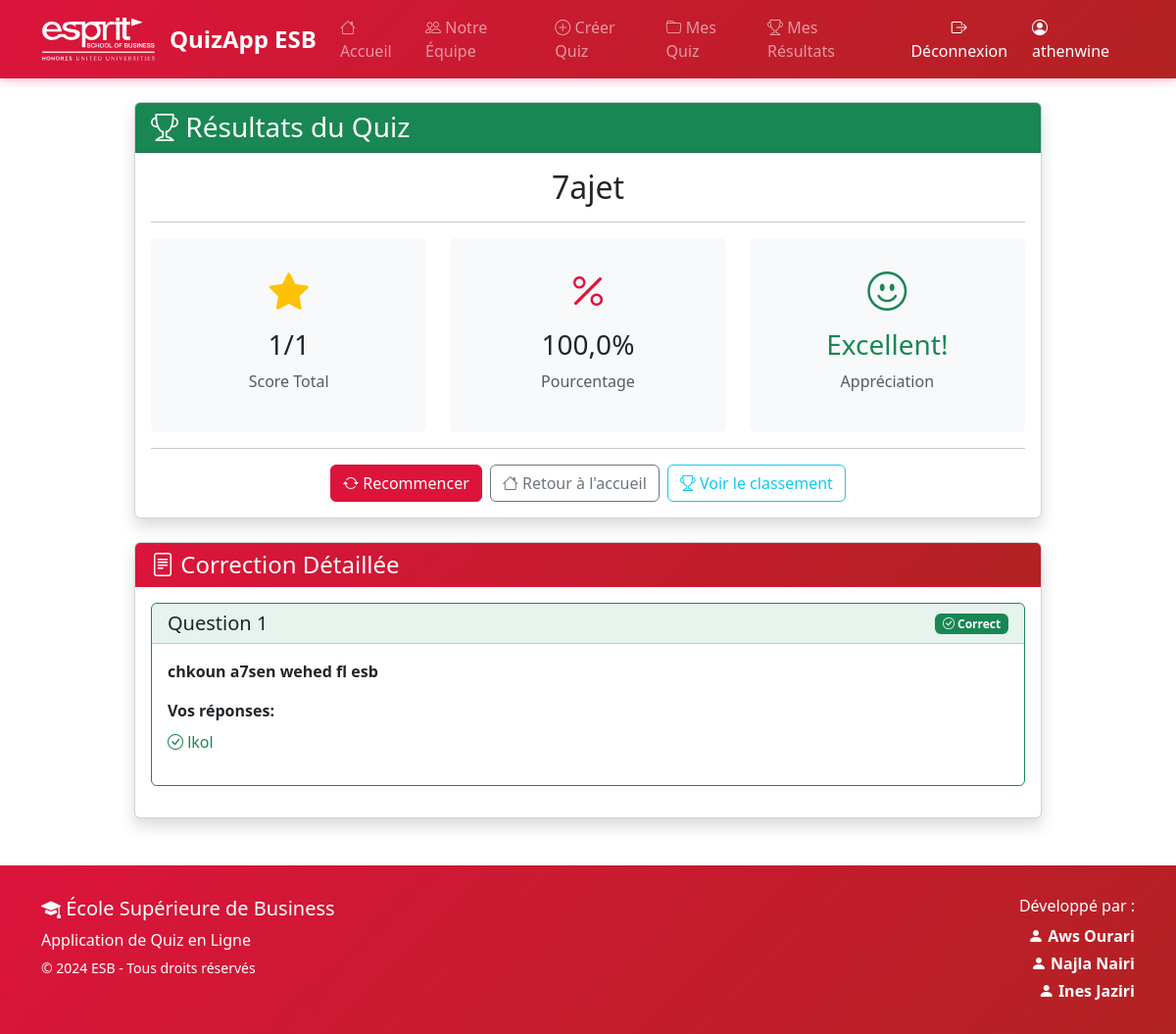
Page /attempt/2/result/ (signed in) on the committed database.
### quiz/models.py (models this page shows, shortened)
class QuizAttempt(models.Model):
    user = models.ForeignKey(User, on_delete=models.CASCADE, related_name='quiz_attempts')
    quiz = models.ForeignKey(Quiz, on_delete=models.CASCADE, related_name='attempts')
    started_at = models.DateTimeField(auto_now_add=True)
    completed_at = models.DateTimeField(null=True, blank=True)
    score = models.IntegerField(default=0)
    is_completed = models.BooleanField(default=False)
    class Meta:
        ordering = ['-started_at']
    def get_percentage(self):
        max_score = self.quiz.get_max_score()
        if max_score > 0:
            return round((self.score / max_score) * 100, 2)
        return 0

class Quiz(models.Model):
    title = models.CharField(max_length=200)
    description = models.TextField()
    created_by = models.ForeignKey(User, on_delete=models.CASCADE, related_name='created_quizzes')
    created_at = models.DateTimeField(auto_now_add=True)
    updated_at = models.DateTimeField(auto_now=True)
    is_active = models.BooleanField(default=True)
    time_limit = models.IntegerField(help_text="Time limit in minutes", null=True, blank=True)
    class Meta:
        verbose_name_plural = "Quizzes"
        ordering = ['-created_at']
    def get_max_score(self):
        return self.questions.count()

class Answer(models.Model):
    attempt = models.ForeignKey(QuizAttempt, on_delete=models.CASCADE, related_name='answers')
    question = models.ForeignKey(Question, on_delete=models.CASCADE)
    selected_choices = models.ManyToManyField(Choice, related_name='answers')
    is_correct = models.BooleanField(default=False)

class Question(models.Model):
    QUESTION_TYPES = (
        ('single', 'Single Choice'),
        ('multiple', 'Multiple Choice'),
        ('true_false', 'True/False'),
    )
    quiz = models.ForeignKey(Quiz, on_delete=models.CASCADE, related_name='questions')
    question_text = models.TextField()
    question_type = models.CharField(max_length=20, choices=QUESTION_TYPES, default='single')
    points = models.IntegerField(default=1, validators=[MinValueValidator(1)])
    order = models.IntegerField(default=0)
    class Meta:
        ordering = ['order']

class Choice(models.Model):
    question = models.ForeignKey(Question, on_delete=models.CASCADE, related_name='choices')
    choice_text = models.CharField(max_length=200)
    is_correct = models.BooleanField(default=False)

### quiz/views.py (the view)
# urls.py: path('attempt/<int:attempt_id>/result/', views.quiz_result, name='quiz_result'),
@login_required
def quiz_result(request, attempt_id):
    attempt = get_object_or_404(QuizAttempt, id=attempt_id, user=request.user, is_completed=True)
    answers = attempt.answers.all().prefetch_related('selected_choices', 'question__choices')
    context = {
        'attempt': attempt,
        'answers': answers,
        'percentage': attempt.get_percentage(),
    }
    return render(request, 'quiz/quiz_result.html', context)

### templates/quiz/quiz_result.html (shortened to what this page needs)
{% extends 'quiz/base.html' %}
{% block content %}
<div class="row justify-content-center">
    <div class="col-lg-10">
        <div class="card shadow mb-4">
            <div class="card-header bg-success text-white">
                <h3 class="mb-0">
                    <i class="bi bi-trophy"></i> Résultats du Quiz
                </h3>
            </div>
            <div class="card-body text-center">
                <h2>{{ attempt.quiz.title }}</h2>
                <hr>
                <div class="row">
                    <div class="col-md-4">
                        <div class="p-4 bg-light rounded">
                            <i class="bi bi-star-fill fs-1 text-warning"></i>
                            <h3 class="mt-2">{{ attempt.score }}/{{ attempt.quiz.get_max_score }}</h3>
                            <p class="text-muted">Score Total</p>
                        </div>
                    </div>
                    <div class="col-md-4">
                        <div class="p-4 bg-light rounded">
                            <i class="bi bi-percent fs-1 text-primary"></i>
                            <h3 class="mt-2">{{ percentage }}%</h3>
                            <p class="text-muted">Pourcentage</p>
                        </div>
                    </div>
                    <div class="col-md-4">
                        <div class="p-4 bg-light rounded">
                            {% if percentage >= 80 %}
                                <i class="bi bi-emoji-smile fs-1 text-success"></i>
                                <h3 class="mt-2 text-success">Excellent!</h3>
                            {% elif percentage >= 60 %}
                                <i class="bi bi-emoji-neutral fs-1 text-info"></i>
                                <h3 class="mt-2 text-info">Bien!</h3>
                            {% else %}
                                <i class="bi bi-emoji-frown fs-1 text-warning"></i>
                                <h3 class="mt-2 text-warning">À améliorer</h3>
                            {% endif %}
                            <p class="text-muted">Appréciation</p>
                        </div>
                    </div>
                </div>
                <hr>
                <div class="d-flex gap-2 justify-content-center">
                    <a href="{% url 'quiz_detail' attempt.quiz.pk %}" class="btn btn-primary">
                        <i class="bi bi-arrow-repeat"></i> Recommencer
                    </a>
                    <a href="{% url 'home' %}" class="btn btn-outline-secondary">
                        <i class="bi bi-house"></i> Retour à l'accueil
                    </a>
                    <a href="{% url 'quiz_scores' attempt.quiz.pk %}" class="btn btn-outline-info">
                        <i class="bi bi-trophy"></i> Voir le classement
                    </a>
                </div>
            </div>
        </div>
        <div class="card shadow">
            <div class="card-header bg-primary text-white">
                <h4 class="mb-0">
                    <i class="bi bi-file-text"></i> Correction Détaillée
                </h4>
            </div>
            <div class="card-body">
                {% for answer in answers %}
                    <div class="card mb-3 {% if answer.is_correct %}border-success{% else %}border-danger{% endif %}">
                        <div class="card-header {% if answer.is_correct %}bg-success bg-opacity-10{% else %}bg-danger bg-opacity-10{% endif %}">
                            <div class="d-flex justify-content-between align-items-center">
                                <h5 class="mb-0">Question {{ forloop.counter }}</h5>
                                {% if answer.is_correct %}
                                    <span class="badge bg-success">
                                        <i class="bi bi-check-circle"></i> Correct
                                    </span>
                                {% else %}
                                    <span class="badge bg-danger">
                                        <i class="bi bi-x-circle"></i> Incorrect
                                    </span>
                                {% endif %}
                            </div>
                        </div>
                        <div class="card-body">
                            <p class="fw-bold">{{ answer.question.question_text }}</p>
                            <div class="mt-3">
                                <p class="mb-2"><strong>Vos réponses:</strong></p>
                                <ul class="list-unstyled">
                                    {% for choice in answer.selected_choices.all %}
                                        <li class="{% if choice.is_correct %}text-success{% else %}text-danger{% endif %}">
                                            <i class="bi bi-{% if choice.is_correct %}check{% else %}x{% endif %}-circle"></i>
                                            {{ choice.choice_text }}
                                        </li>
                                    {% empty %}
                                        <li class="text-muted">
                                            <i class="bi bi-dash-circle"></i> Aucune réponse sélectionnée
                                        </li>
                                    {% endfor %}
                                </ul>
                            </div>
                        </div>
                    </div>
                {% endfor %}
            </div>
        </div>
    </div>
</div>
{% endblock %}

### templates/quiz/base.html (shortened to what this page needs)
<!DOCTYPE html>
<html lang="fr">
<head>
    <link href="https://cdn.jsdelivr.net/npm/bootstrap@5.3.0/dist/css/bootstrap.min.css" rel="stylesheet">
    <link rel="stylesheet" href="https://cdn.jsdelivr.net/npm/bootstrap-icons@1.11.0/font/bootstrap-icons.css">
</head>
<body>
    <nav class="navbar navbar-expand-lg navbar-dark navbar-esb">
        <div class="container">
            <a class="navbar-brand" href="{% url 'home' %}">
                {% load static %}
<img src="{% static 'images/logo_esb.svg' %}" alt="Logo ESB" class="esb-logo">
                QuizApp ESB
            </a>
            <div class="collapse navbar-collapse" id="navbarNav">
                <ul class="navbar-nav ms-auto">
                    <li class="nav-item">
                        <a class="nav-link" href="{% url 'home' %}">
                            <i class="bi bi-house"></i> Accueil
                        </a>
                    </li>
                    <li class="nav-item">
                        <a class="nav-link" href="{% url 'team' %}">
                            <i class="bi bi-people"></i> Notre Équipe
                        </a>
                    </li>
                    {% if user.is_authenticated %}
                        <li class="nav-item">
                            <a class="nav-link" href="{% url 'create_quiz' %}">
                                <i class="bi bi-plus-circle"></i> Créer Quiz
                            </a>
                        </li>
                        <li class="nav-item">
                            <a class="nav-link" href="{% url 'my_quizzes' %}">
                                <i class="bi bi-folder"></i> Mes Quiz
                            </a>
                        </li>
                        <li class="nav-item">
                            <a class="nav-link" href="{% url 'my_results' %}">
                                <i class="bi bi-trophy"></i> Mes Résultats
                            </a>
                        </li>
                        <li class="nav-item">
                            <form method="post" action="{% url 'logout' %}" style="display: inline;">
                                <button type="submit" class="nav-link btn btn-link text-white" style="border: none; background: none; cursor: pointer;">
                                    <i class="bi bi-box-arrow-right"></i> Déconnexion
                                </button>
                            </form>
                        </li>
                        <li class="nav-item">
                            <span class="nav-link text-white">
                                <i class="bi bi-person-circle"></i> {{ user.username }}
                            </span>
                        </li>
                    {% endif %}
                </ul>
            </div>
        </div>
    </nav>
    <main class="main-content">
        <div class="container mt-4">
            {% block content %}
            {% endblock %}
        </div>
    </main>
    <footer class="footer">
        <div class="container">
            <div class="row">
                <div class="col-md-6 text-center text-md-start mb-3 mb-md-0">
                    <h5><i class="bi bi-mortarboard-fill"></i> École Supérieure de Business</h5>
                    <p class="mb-1">Application de Quiz en Ligne</p>
                    <p class="mb-0"><small>© 2024 ESB - Tous droits réservés</small></p>
                </div>
                <div class="col-md-6 text-center text-md-end">
                    <h6>Développé par :</h6>
                    <p class="mb-1">
                        <i class="bi bi-person-fill"></i> <strong>Aws Ourari</strong>
                    </p>
                    <p class="mb-1">
                        <i class="bi bi-person-fill"></i> <strong>Najla Nairi</strong>
                    </p>
                    <p class="mb-0">
                        <i class="bi bi-person-fill"></i> <strong>Ines Jaziri</strong>
                    </p>
                </div>
            </div>
        </div>
    </footer>
</body>
</html>

### templates/quiz/base.html (style rules this page uses)
:root { --esb-red: #DC143C; --esb-dark-red: #B22222; --esb-light-red: #FF6B6B; }
body { min-height: 100vh; display: flex; flex-direction: column; }
.main-content { flex: 1; }
.navbar-esb { background: linear-gradient(135deg, var(--esb-red) 0%, var(--esb-dark-red) 100%); box-shadow: 0 2px 10px rgba(220, 20, 60, 0.3); }
.esb-logo { height: 50px; width: auto; margin-right: 15px; filter: brightness(0) invert(1); }
.navbar-brand { font-weight: bold; font-size: 1.5rem; display: flex; align-items: center; }
.btn-primary, .bg-primary { background-color: var(--esb-red) !important; border-color: var(--esb-red) !important; }
.text-primary { color: var(--esb-red) !important; }
.footer { background: linear-gradient(135deg, var(--esb-red) 0%, var(--esb-dark-red) 100%); color: white; padding: 2rem 0; margin-top: 3rem; }
.card-header.bg-primary { background: linear-gradient(135deg, var(--esb-red) 0%, var(--esb-dark-red) 100%) !important; }

### rows in the picture
QuizAttempt: quiz "7ajet", score "1", quiz.get_max_score "1"
Answer: is_correct True (drawn), question.question_text "chkoun a7sen wehed fl esb"
Choice: is_correct True (drawn), choice_text "lkol"

### other values in the picture
{{ user.username }} "athenwine"
{{ percentage }} "100,0"
